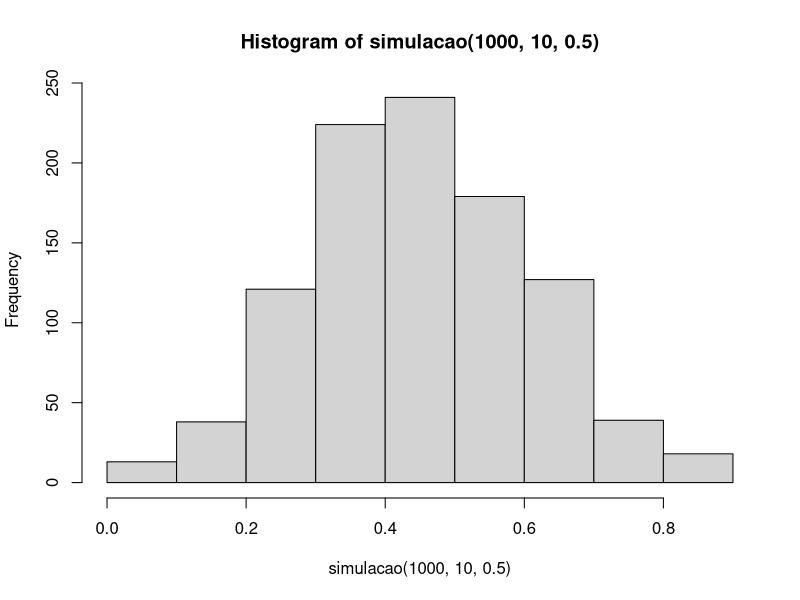
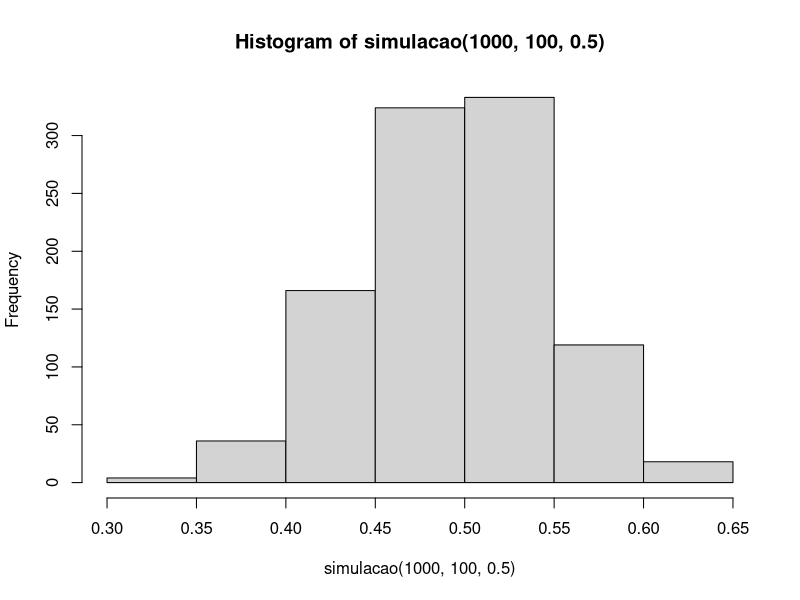
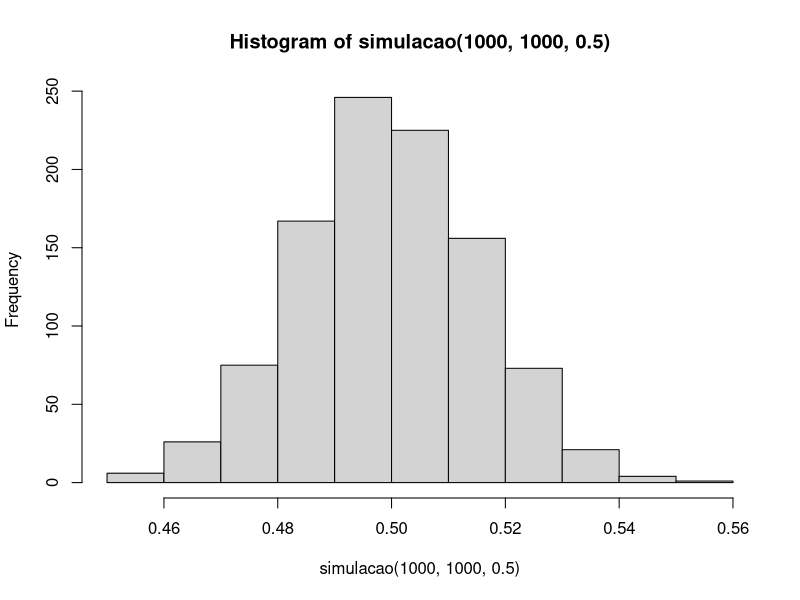
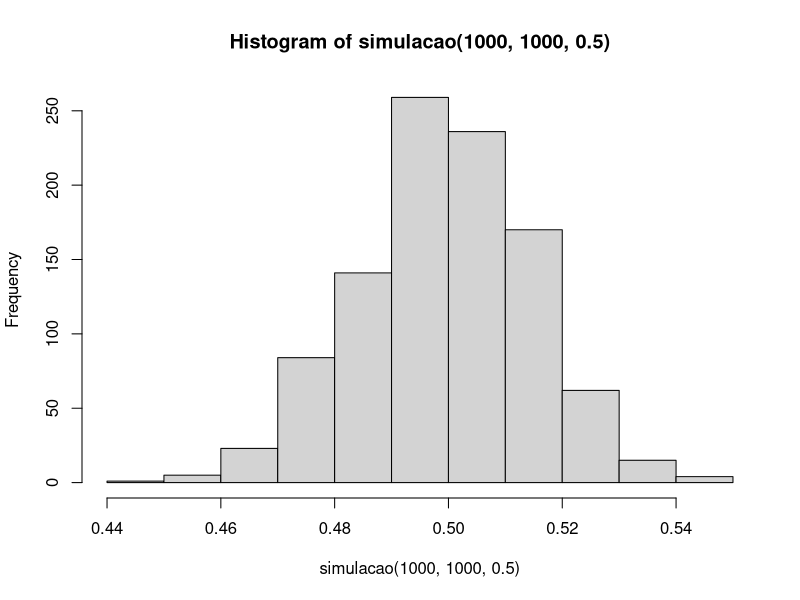

These charts were generated, in order, by the following R code:
## ---- chunk 1
moeda <- function(p) {
  x <- runif(1)
  if (x < p) {
    1
  } else {
    0
  }
}

moedas <- function(n,p) {
  lancamentos <- integer(length = n)
  for(i in 1:n){
    lancamentos[i] <- moeda(p)
  }
  return(lancamentos)
}

proporcao <- function(resultados) {
  sum(resultados)/length(resultados)
}

simulacao <- function(k, n, p) {
  experimentos <- c(length = k)
  for(i in 1:k){
    resultados <- moedas(n, p) 
    experimentos[i] <- proporcao(resultados)    
  }
  return(experimentos)
}

hist(simulacao(1000,10,0.5))
hist(simulacao(1000,100,0.5))
hist(simulacao(1000,1000,0.5))
hist(simulacao(1000,1000,0.5))
